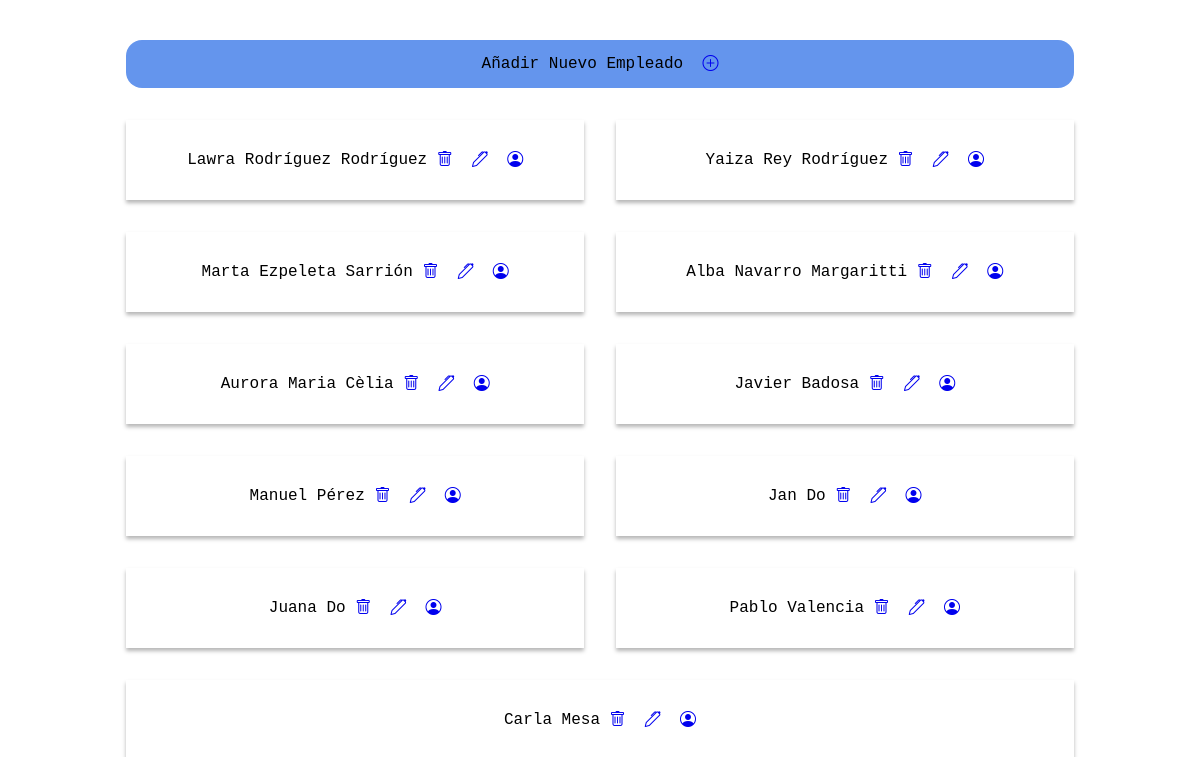
The app's page /ADMIN/empleados.php (signed in) with its own data.
### tables this page shows
CREATE TABLE `empleados` (
  `idEmpleados` int(11) NOT NULL,
  `nombre` varchar(45) DEFAULT NULL,
  `apellidos` varchar(45) DEFAULT NULL,
  `email` varchar(45) DEFAULT NULL,
  `numero` varchar(12) DEFAULT NULL,
  `puesto` varchar(45) DEFAULT NULL,
  `practicas` tinyint(4) DEFAULT NULL
);

### ADMIN/empleados.php (the view, shortened to what this page needs)
<!DOCTYPE html>
<html lang="en">
<head>
  <link rel="stylesheet" href="https://cdn.jsdelivr.net/npm/bootstrap-icons@1.10.5/font/bootstrap-icons.css">
</head>
<?php
if (isset($_SESSION['usuario'])) {
  include "conn.php";
  $registros = mysqli_query($conexion, "SELECT * FROM empleados WHERE 1");
  $filas = mysqli_fetch_all($registros, MYSQLI_ASSOC);
?>
<body>
  <main>
    <section id="nuevo-empleado">Añadir Nuevo Empleado&nbsp;&nbsp;
      <a href="#"><i class="bi bi-plus-circle"></i></a>
    </section>
    <?php
    foreach ($filas as $fila) {
    ?>
      <section id="empleados">
        <?php echo $fila['nombre'] . " " . $fila['apellidos']; ?>&nbsp;
        <div id="iconos">
          <a href="./empleados.php?id=<?php echo $fila['idEmpleados'] ?>"><i class="bi bi-trash"></i></a>&nbsp;
          <a href="actualizar-empleado.php?id=<?php echo $fila['idEmpleados']?>"><i class="bi bi-pen"></i></a>&nbsp;
          <a href="info-empleados.php?id=<?php echo $fila['idEmpleados'] ?>"><i class="bi bi-person-circle"></i></a>
        </div>
      </section>
    <?php
    }
  }
    ?>
</body>
</html>

### ADMIN/empleados.php (style rules this page uses)
body { font-family: 'Courier New', Courier, monospace; }
main { padding: 2em; gap: 2em; margin: 0 auto; width: 80%; display: flex; flex-flow: row wrap; height: 90vh; justify-content: center; }
#nuevo-empleado { border-radius: 1em; background-color: cornflowerblue; display: flex; align-items: center; justify-content: center; width: 100%; flex-grow: 1; }
#empleados { padding: 1em; display: flex; align-items: center; justify-content: center; width: 30%; flex-grow: 1; text-align: center; box-shadow: 0px 3px 4px #b6b6b6; }

### records on screen
empleados: nombre "Lawra", apellidos "Rodríguez Rodríguez"
empleados: nombre "Yaiza", apellidos "Rey Rodríguez"
empleados: nombre "Marta", apellidos "Ezpeleta Sarrión"
empleados: nombre "Alba", apellidos "Navarro Margaritti"
empleados: nombre "Aurora", apellidos "Maria Cèlia"
empleados: nombre "Javier", apellidos "Badosa"
empleados: nombre "Manuel", apellidos "Pérez"
empleados: nombre "Jan", apellidos "Do"
empleados: nombre "Juana", apellidos "Do"
empleados: nombre "Pablo", apellidos "Valencia"
empleados: nombre "Carla", apellidos "Mesa"
